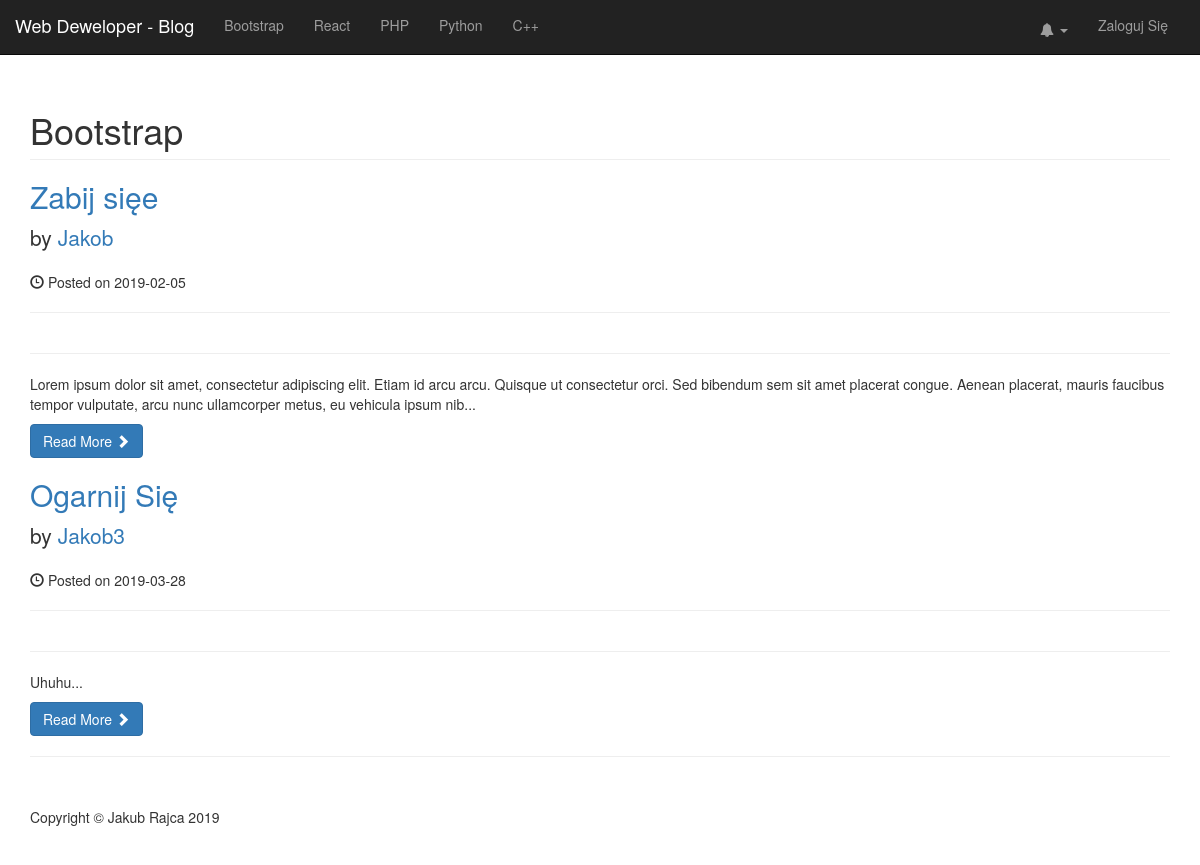
Before: /category.php?category=1 with the older database file.
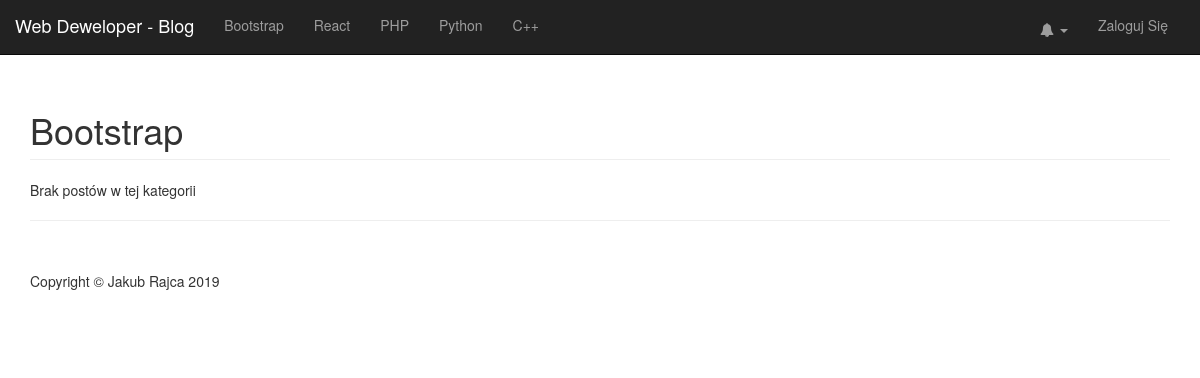
After: the same page with the newer database file.
### tables this page shows
CREATE TABLE `categories` (
  `id` int(3) NOT NULL,
  `title` varchar(255) NOT NULL
);

CREATE TABLE `posts` (
  `id` int(4) UNSIGNED NOT NULL,
  `category_id` int(3) UNSIGNED NOT NULL DEFAULT '0',
  `title` varchar(255) NOT NULL DEFAULT 'tytul',
  `author` varchar(255) NOT NULL DEFAULT 'autor',
  `date` date NOT NULL,
  `img` varchar(255) NOT NULL DEFAULT 'post_normal_thumb.jpg',
  `content` text NOT NULL,
  `tags` varchar(255) NOT NULL DEFAULT 'tagi',
  `comment_count` int(11) UNSIGNED NOT NULL DEFAULT '0',
  `status` varchar(255) NOT NULL DEFAULT 'Ukryty',
  `viewed_count` int(255) UNSIGNED NOT NULL DEFAULT '0'
);

### includes/sections/category_content.php (the view, shortened to what this page needs)
<div class="row">
  <div class="col-md-12">
      <?php include 'includes/header.php'; create_header($current_category, ''); ?>
      <article id="blog_posts">
      <?php
      if(isset($posts)){
       foreach($posts as $k => $v) { ?>
        <h2>
            <a href="post.php?id=<?php echo $v['id']; ?>"><?php echo $v['title']; ?></a>
        </h2>
        <p class="lead">
            by <a href="index.php"><?php echo $v['author']; ?></a>
        </p>
        <p><span class="glyphicon glyphicon-time"></span> Posted on <?php echo $v['date']; ?></p>
        <hr>
        <hr>
        <p><?php if(strlen($v['content']) > 250){echo substr($v['content'],0,250)."...";}else{echo $v['content']."...";} ?></p>
        <a class="btn btn-primary" href="post.php?id=<?php echo $v['id']; ?>">Read More <span class="glyphicon glyphicon-chevron-right"></span></a>
    <?php
       }
     }else{
       echo $post_status;
     }
     ?>
    </article>
  </div>
</div>
<hr>
<?php include "includes/footer.php"; ?>

### includes/nav.php (shortened to what this page needs)
<nav class="navbar navbar-inverse navbar-fixed-top" role="navigation">
    <div class="row">
      <div class="col-lg-10 col-md-8 left">
        <div class="navbar-header">
            <a class="navbar-brand" href="index.php">Web Deweloper - Blog</a>
        </div>
        <div class="collapse navbar-collapse" id="bs-example-navbar-collapse-1">
            <ul class="nav navbar-nav">
              <?php
               $query = "SELECT * FROM categories LIMIT 5";
               $result_categories = mysqli_query($link,$query);
               while ($row = mysqli_fetch_assoc($result_categories)) {
                 $cat_title = $row['title'];
                 $cat_id = $row['id'];
                 echo "<li><a href='category.php?category=$cat_id'>$cat_title</a></li>";
               }
              ?>
            </ul>
        </div>
    </div>
    <div class="col-lg-2 col-md-4 right">
      <ul class="nav navbar-nav">
        <li style="margin-top:2.5%" class="dropdown" id="notification_dropdown">
            <a href="#" style="text-align:center" class="dropdown-toggle" id="notification_dropdown_link" data-toggle="dropdown">
            <i class="fa fa-bell"></i> <b class="caret"></b>
            </a>
        </li>
        <?php
          if(isset($_SESSION["loggedin"]) && $_SESSION["loggedin"] == true){  ?>
            <li class="dropdown">
                <a style="text-align:center;" href="#" class="dropdown-toggle" data-toggle="dropdown"><img id="user_avatar" src="img/uploads/<?php echo $_SESSION['thumb']; ?>"><?php echo ' '.$_SESSION['username']; ?><b class="caret"></b></a>
                <ul class="dropdown-menu">
                    <li style="position:relative;">
                      <a href="admin/dashboard.php"><i class="fa fa-fw fa-dashboard"></i> Dashboard</a>
                    </li>
                    <li>
                      <a href="admin/profile.php"><i class="fa fa-fw fa-edit"></i> Profil</a>
                    </li>
                    <li>
                      <a href="admin/post_edit.php"><i class="fa fa-fw fa-plus"></i> Dodaj Post</a>
                    </li>
                    <li class="divider"></li>
                    <li>
                      <a href="admin/logout.php"><i class="fa fa-fw fa-power-off"></i>Wyloguj Się</a>
                    </li>
                </ul>
            </li>
          <?php
        }else{ ?>
          <li><a href="admin">Zaloguj Się</a></li>
          <?php } ?>
      </ul>
    </div>
  </div>
</nav>

### includes/header.php (shortened to what this page needs)
<?php
function create_header(string $title,string $subtitle) : void{ ?>
<h1 class="page-header">
    <?php echo $title ?>
</h1>
<?php } ?>

Changed rows visible on the page:
removed posts: title "Zabij sięe", author "Jakob", date "2019-02-05", content "Lorem ipsum dolor sit amet, consectetur adipiscing elit. Etiam id arcu arcu. Quisque ut consectetur orci. Sed bibendum sem sit amet placerat congue. Aenean placerat, mauris faucibus tempor vulputate, arcu nunc ullamcorper metus, eu vehicula ipsum nib"
removed posts: title "Ogarnij Się", author "Jakob3", date "2019-03-28", content "Uhuhu"
Other visible differences:
$post_status: (not shown) → "Brak postów w tej kategorii"
